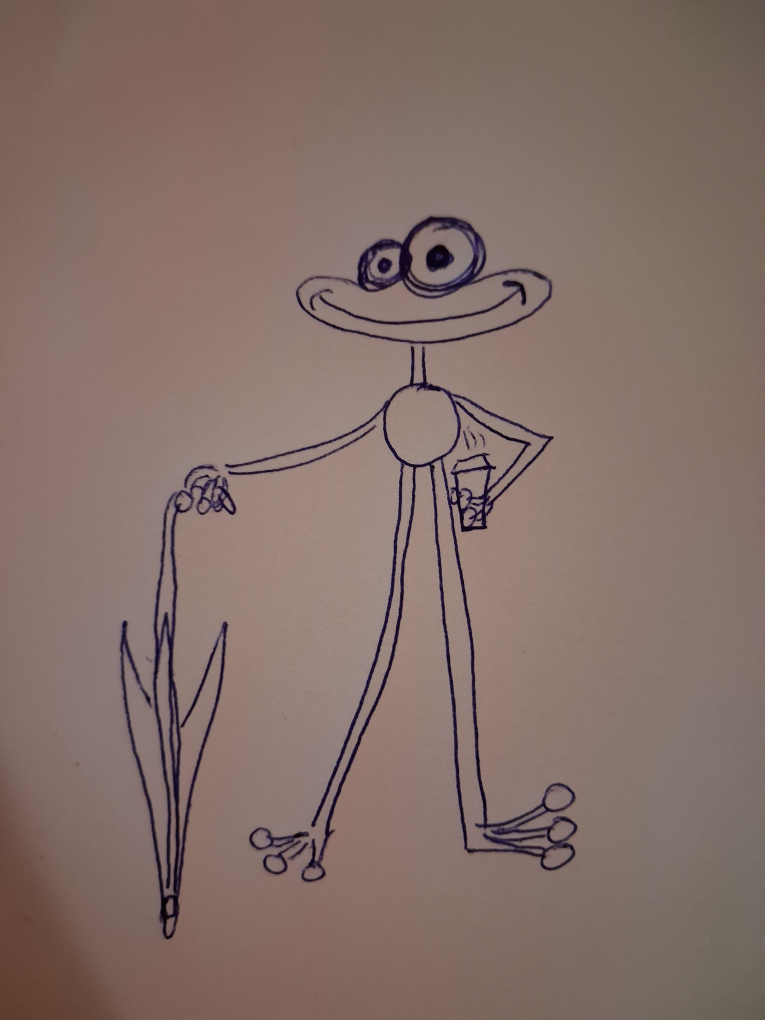
#> input picture art/frog/drawing.jpg, 3060 x 4080 px, found by its file name (shown at 1/4 size)
$ python trace_character.py art/frog/drawing.jpg '->' src/frog_ink.js '(+' out/frog_parts.png to 'check)'
#> lines starting #> are read from the running program, lines starting #| are printed output that depends on the picture; after the words box and inside, x2 and y2 are one past the last pixel; in counts of white or black regions, pixels touching at a corner belong together
#!/usr/bin/env python3
"""Turn a photographed ink drawing into the film's hero: trace the pen lines, cut them at the joints.

  python3 tools/trace_character.py            art/frog/drawing.jpg -> src/frog_ink.js  (+ out/frog_parts.png to check)

The ink is kept as drawn. The pen strokes become polygons (their exact outline, traced at sub-pixel
precision from the photo); nothing is redrawn or smoothed into a new style. The drawing is cut into:

  pieces  head (with its eyes, pupils and smile kept apart so the eyes can look and blink),
          body (the round belly), hand (the fingers), footL, footR:
          rigid, placed by an anchor point, drawn with a paper fill under the ink;
  tubes   neck, arm, legL, legR: the two parallel pen lines of a limb, straightened along the limb's
          own midline, so src/frog.js can lay them along any bent arm or leg of the skeleton.

Every coordinate below is a pixel of the photo, and only fits this drawing. For another drawing, photograph
it flat, then change PARTS: where the body circle is, rough midlines for the limbs, boxes for the rest.
Needs scikit-image for the sub-pixel tracing (pip install scikit-image).
"""
import json
import math
import pathlib
import sys

import numpy as np
from PIL import Image, ImageDraw, ImageOps
from scipy import ndimage as ndi

try:
    from skimage import measure
except ImportError:
    sys.exit('needs scikit-image: pip install scikit-image')

ROOT = pathlib.Path(__file__).resolve().parent.parent
SRC = pathlib.Path(sys.argv[1]) if len(sys.argv) > 1 else ROOT / 'art' / 'frog' / 'drawing.jpg'
OUT = ROOT / 'src' / 'frog_ink.js'

T_INK, BLUR = .42, 1.2          # ink = darker than 42 % against the paper around it, after a 1.2 px blur
SCALE = .00075                  # metres per photo pixel: makes him 1.96 m from feet to the top of his eyes
PAPER = '#f5f1e8'               # the paper inside him (the photo's paper, without the lamp's colour)

# ---------------------------------------------------------------- the frog, in photo pixels
PARTS = {
    'body': {'centre': (1689.4, 1700.5), 'radius': (120, 200)},
    'head': {'box': (1100, 800, 2300, 1382), 'anchor': (1672.0, 1381.0),      # anchor: where the neck meets the head
             'seeds': [(1672, 1335)]},                                          # inside the face: its outline has two pen lifts
    'neck': {'line': [(1673, 1545), (1673, 1460), (1672, 1375)], 'span': (12, 150), 'half': 45},
    'arm': {'line': [(1512, 1680), (1450, 1723), (1300, 1797), (1100, 1854), (1000, 1873), (950, 1878), (905, 1878)], 'span': (8, 610), 'half': 60},
    'legL': {'line': [(1634, 1850), (1631, 1900), (1601, 2200), (1583, 2400), (1544, 2600), (1479, 2800), (1396, 3000), (1356, 3100), (1317, 3200), (1290, 3290)], 'span': (14, 1440), 'half': 70},
    'legR': {'line': [(1751, 1850), (1753, 1900), (1790, 2200), (1814, 2400), (1840, 2600), (1855, 2800), (1865, 3000), (1873, 3100), (1888, 3200), (1895, 3290)], 'span': (14, 1432), 'half': 80},
    'footL': {'box': (940, 0, 1360, 3560), 'fill': [(1262, 3250), (1338, 3250), (1330, 3300), (1312, 3330), (1296, 3330), (1262, 3290)]},
    'footR': {'box': (1830, 0, 2340, 3520), 'fill': [(1866, 3270), (1942, 3270), (1990, 3296), (2050, 3322), (2092, 3372), (2098, 3394), (1868, 3394)]},
    'hand': {'box': (684, 1880, 968, 2068), 'wrist': (906.0, 1879.0),
             'cut': [(0, 2030, 712, 9999), (898, 0, 9999, 1904)],               # the umbrella shaft, the arm's own lines
             'crook': (700, 1840, 900, 1960)},                                     # the umbrella's crook over the fingers
    'mouth': {'side': (1990, 1262), 'front': (1560, 1290)},                        # where a cup meets the smile
    'cheek': (2045, 1188),                                                          # where the raindrop lands in the close-up
}
# the cup he holds in the drawing sits right of the long right leg: keep its lines out of the leg
CUP = lambda X, Y: (X > 1778 + .15 * (Y - 1880) + 12) & (Y > 1770) & (Y < 2140)


def load_dark(path):
    im = np.asarray(ImageOps.exif_transpose(Image.open(path)).convert('RGB')).astype(np.float32)
    H, W = im.shape[:2]

    def paper(ch):                      # the paper's own colour, from a closing that removes the thin pen lines
        small = ndi.grey_closing(ch[::8, ::8], size=(7, 7))
        return np.asarray(Image.fromarray(ndi.gaussian_filter(small, 3)).resize((W, H), Image.BILINEAR))
    bg = np.stack([paper(im[..., c]) for c in range(3)], -1)
    norm = np.clip(im / np.maximum(bg, 1), 0, 1.2)
    dark = np.clip(1 - norm @ np.array([.299, .587, .114], np.float32), 0, 1)
    core = dark > .75
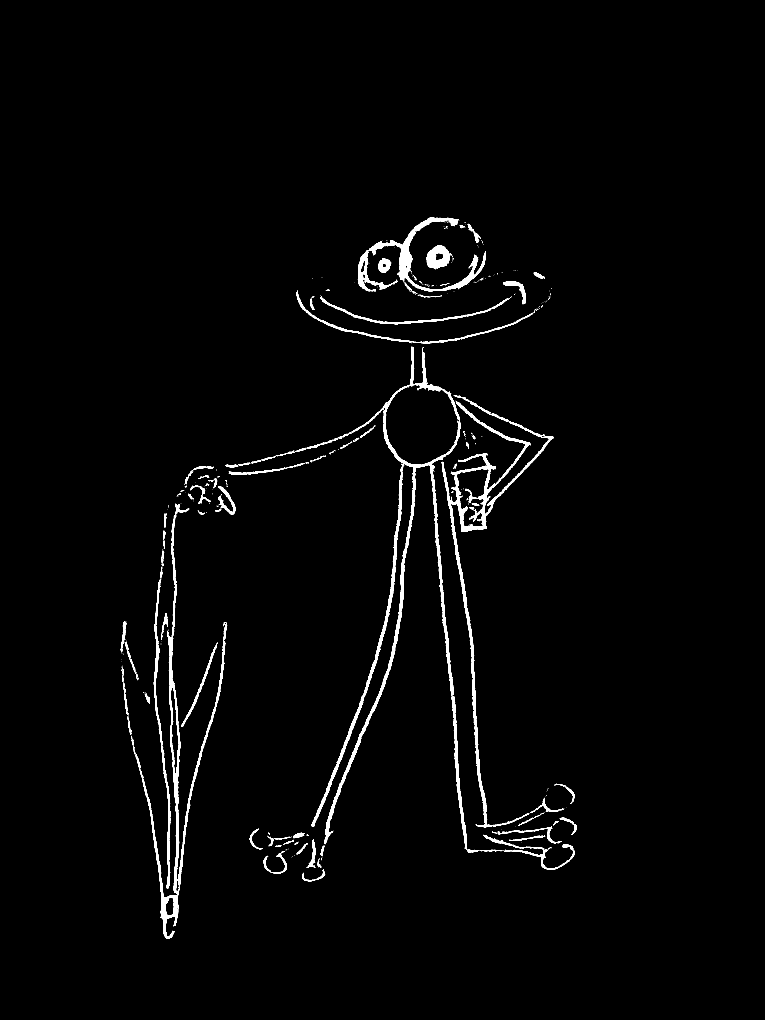
#> core: shape (4080, 3060) bool (shown at 1/4 size); 1.7% white; 801 white regions (640 under 20 px), largest, box (x1, y1, x2, y2) and area: (1296, 1386, 1868, 3397) 44004, (1766, 1604, 2213, 2754) 29748, (669, 2188, 909, 3577) 22294
    ink_rgb = np.median(np.clip(norm[core], 0, 1), 0) * 255
#> ink_rgb = [43.8, 24.87, 70.83]
    return ndi.gaussian_filter(dark, BLUR), '#%02x%02x%02x' % tuple(int(v) for v in ink_rgb)


dark, INK = load_dark(SRC)
#> INK = '#2b1846'
H, W = dark.shape
Y, X = np.mgrid[0:H, 0:W]
ink = dark > T_INK
#> ink: shape (4080, 3060) bool; 3.2% white; 22 white regions (3 under 20 px), largest, box (x1, y1, x2, y2) and area: (900, 1384, 2309, 3528) 172852, (480, 1898, 945, 3758) 104413, (1342, 865, 2190, 1194) 53884
lab, n = ndi.label(ink, structure=np.ones((3, 3)))
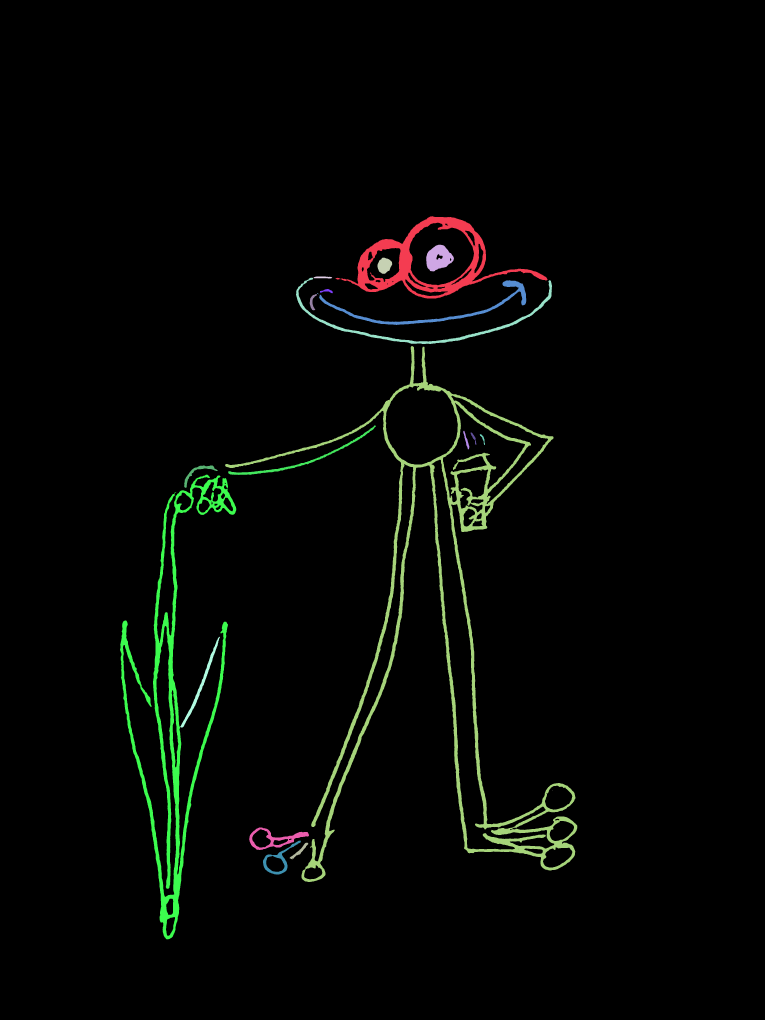
#> lab: shape (4080, 3060) int32 (shown at 1/4 size); 23 distinct labels, from 0 to 22; one colour per label, 0 black
#> n = 22
ink &= ndi.sum(ink, lab, range(n + 1))[lab] >= 40          # drop specks
lab, n = ndi.label(ink, structure=np.ones((3, 3)))
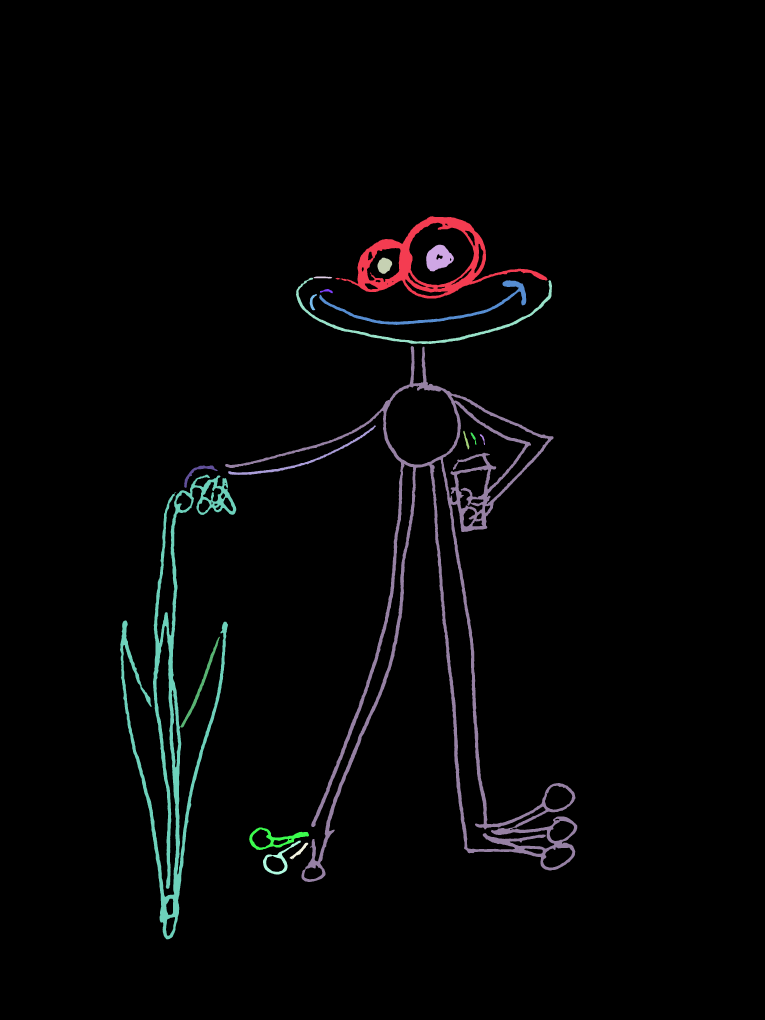
#> lab: shape (4080, 3060) int32 (shown at 1/4 size); 20 distinct labels, from 0 to 19; one colour per label, 0 black
#> n = 19
objs = ndi.find_objects(lab)
#> objs = 19 items


def comps_in(box):
    x0, y0, x1, y1 = box
    return [i for i, sl in enumerate(objs, 1) if sl is not None and sl[1].start >= x0 and sl[1].stop <= x1 and sl[0].start >= y0 and sl[0].stop <= y1]


def contours(F, level=T_INK, eps=.7):
    """closed sub-pixel outlines of a field (zero outside the part), as (x, y) photo pixels"""
    out = []
    for c in measure.find_contours(np.pad(F.astype(np.float32), 2), level):
        if len(c) < 8: continue
        c = measure.approximate_polygon(c, eps)
        if len(c) >= 4: out.append(np.c_[c[:, 1] - 2, c[:, 0] - 2])
    return out


def area(p):
    return .5 * abs(p[:, 0] @ np.roll(p[:, 1], 1) - p[:, 1] @ np.roll(p[:, 0], 1))


def bbox(mask, pad=7):
    ys, xs = np.nonzero(mask)
    return xs.min() - pad, xs.max() + pad, ys.min() - pad, ys.max() + pad


def rel(P, anchor):                     # photo pixels -> part pixels, y up
    return [(float(x - anchor[0]), float(anchor[1] - y)) for x, y in P]


def piece(region, anchor, fill_close=4, extra_fill=(), seeds=()):
    """a rigid part: the ink inside region, and a paper fill for whatever the lines enclose.
    seeds: points inside a shape whose outline has small gaps where the pen lifted; the paper floods out from
    there but cannot squeeze through a gap narrower than 14 px (the ink keeps its gaps)"""
    x0, x1, y0, y1 = bbox(ink & region)
    sl = (slice(y0, y1), slice(x0, x1))
    ink_p = [p + [x0, y0] for p in contours(np.where(region[sl], dark[sl], 0))]
    walls = (ink & region)[sl]
    m = ndi.binary_fill_holes(ndi.binary_closing(walls, iterations=fill_close))
    if seeds:
        open_ = ndi.binary_erosion(~walls, iterations=7)
        lab_, _ = ndi.label(open_)
        for sx, sy in seeds:
            k = lab_[int(sy) - y0, int(sx) - x0]
            if k: m |= ndi.binary_dilation(lab_ == k, iterations=8) & ~walls | (ndi.binary_dilation(lab_ == k, iterations=8) & walls)
    m = ndi.binary_erosion(m, iterations=3)                 # the fill's edge runs inside the outer line
    fill_p = [p + [x0, y0] for p in contours(ndi.gaussian_filter(m.astype(np.float32), 1.5), .5, 1.2)]
    fill_p = [p for p in fill_p if area(p) > 400] + [np.array(q, float) for q in extra_fill]
    return {'ink': [rel(p, anchor) for p in ink_p], 'fill': [rel(p, anchor) for p in fill_p]}


def midline(rough, half, step=6):
    """the midline between a tube's two pen lines, found from a rough polyline"""
    rough = np.asarray(rough, float)
    seg = np.diff(rough, axis=0); segL = np.hypot(*seg.T); cum = np.r_[0, np.cumsum(segL)]
    out = []
    for s in np.arange(0, cum[-1], step):
        k = min(np.searchsorted(cum, s, 'right') - 1, len(seg) - 1)
        p = rough[k] + seg[k] * (s - cum[k]) / segL[k]; d = seg[k] / segL[k]; nrm = np.array([-d[1], d[0]])
        vs = np.arange(-half, half + 1)
        on = ndi.map_coordinates(dark, [p[1] + vs * nrm[1], p[0] + vs * nrm[0]], order=1) > T_INK
        runs, i = [], 0
        while i < len(on):
            if on[i]:
                j = i
                while j + 1 < len(on) and on[j + 1]: j += 1
                runs.append((vs[i] + vs[j]) / 2); i = j + 1
            else: i += 1
        neg, pos = [r for r in runs if r < 0], [r for r in runs if r > 0]
        out.append(p + nrm * (max(neg) + min(pos)) / 2 if neg and pos else p)
    out = np.array(out)
    return np.stack([ndi.gaussian_filter1d(out[:, c], 3, mode='nearest') for c in (0, 1)], 1)


def project(P, C):
    """(u, v) of points on a polyline: u = arc length, v = distance, + on the left going along it (y up)"""
    P = np.asarray(P, float)
    seg = np.diff(C, axis=0); segL = np.hypot(*seg.T); cum = np.r_[0, np.cumsum(segL)]; d = seg / segL[:, None]
    out = np.zeros((len(P), 2))
    for a in range(0, len(P), 4000):
        Q = P[a:a + 4000]
        t = np.clip(((Q[:, None, :] - C[None, :-1, :]) * d[None]).sum(2), 0, segL[None])
        foot = C[None, :-1, :] + d[None] * t[..., None]
        dist = np.hypot(*(Q[:, None, :] - foot).transpose(2, 0, 1))
        k = np.argmin(dist, 1); r = np.arange(len(Q)); f = foot[r, k]; dk = d[k]
        crs = dk[:, 0] * (Q[:, 1] - f[:, 1]) - dk[:, 1] * (Q[:, 0] - f[:, 0])
        out[a:a + 4000] = np.c_[cum[k] + t[r, k], -np.sign(crs) * dist[r, k]]
    return out


def along(C, s):
    seg = np.diff(C, axis=0); segL = np.hypot(*seg.T); cum = np.r_[0, np.cumsum(segL)]
    k = min(np.searchsorted(cum, s, 'right') - 1, len(seg) - 1)
    d = seg[k] / segL[k]
    return C[k] + seg[k] * (s - cum[k]) / segL[k], d


def tube(spec, exclude):
    """a limb's two pen lines, straightened: u from the root (body end), v across; plus the paper between them"""
    half, (u0, u1) = spec['half'], spec['span']
    C = midline(spec['line'], half + 5)
    x0, x1 = int(C[:, 0].min() - half - 5), int(C[:, 0].max() + half + 6)
    y0, y1 = int(C[:, 1].min() - half - 5), int(C[:, 1].max() + half + 6)
    left, right = [], []
    for s in np.linspace(u0, u1, max(3, int((u1 - u0) / 4))):
        p, d = along(C, s); nrm = np.array([-d[1], d[0]])
        left.append(tuple(p + nrm * half - [x0, y0])); right.append(tuple(p - nrm * half - [x0, y0]))
    img = Image.new('L', (x1 - x0, y1 - y0), 0)
    ImageDraw.Draw(img).polygon(left + right[::-1], fill=1)
    band = np.asarray(img).astype(bool) & ~exclude[y0:y1, x0:x1]
    ink_uv = []
    for p in contours(np.where(band, dark[y0:y1, x0:x1], 0), eps=.6):
        uv = project(p + [x0, y0], C); uv[:, 0] -= u0
        ink_uv.append([(float(u), float(v)) for u, v in uv])
    # the paper between the lines: the middle of each line, sample by sample along the limb
    rows = []
    for s in np.arange(u0, u1 + 1e-6, 8):
        p, d = along(C, s); nrm = np.array([-d[1], d[0]])
        vs = np.arange(-half, half + 1)
        on = ndi.map_coordinates(dark, [p[1] + vs * nrm[1], p[0] + vs * nrm[0]], order=1) > T_INK
        lo = hi = half
        while lo > 0 and not on[lo]: lo -= 1
        while hi < len(on) - 1 and not on[hi]: hi += 1
        lo2, hi2 = lo, hi
        while lo2 > 0 and on[lo2]: lo2 -= 1
        while hi2 < len(on) - 1 and on[hi2]: hi2 += 1
        rows.append([s - u0, -vs[(hi + hi2) // 2], -vs[(lo + lo2) // 2]])
    rows = np.array(rows, float)
    w = rows[:, 2] - rows[:, 1]; med = np.median(w); bad = (w > med * 1.35) | (w < med * .35)
    good = np.nonzero(~bad)[0]
    for j in np.nonzero(bad)[0]: rows[j, 1:] = rows[good[np.argmin(np.abs(good - j))], 1:]
    for c in (1, 2): rows[:, c] = ndi.gaussian_filter1d(rows[:, c], 1.5, mode='nearest')
    fill = [(u, a) for u, a, b in rows] + [(u, b) for u, a, b in rows[::-1]]
    root, _ = along(C, u0); end, dend = along(C, u1)
    return {'L': float(u1 - u0), 'ink': ink_uv, 'fill': [fill]}, root, end, dend


parts = {}
# ---- body: follow the drawn circle's own centre line (polar, a Viterbi ridge), keep its stroke, trim the limbs off it
cx, cy = PARTS['body']['centre']
R = np.hypot(X - cx, Y - cy); TH = np.arctan2(Y - cy, X - cx)
nb = 720; th = (np.arange(nb) + .5) / nb * 2 * np.pi - np.pi
rs = np.arange(*PARTS['body']['radius'], .5); nr = len(rs)
prof = np.array([ndi.map_coordinates(dark, [cy + rs * np.sin(a), cx + rs * np.cos(a)], order=1) for a in th])
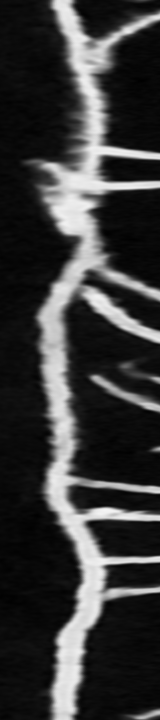
#> prof: shape (720, 160) float32; min 0.00231, max 0.958, mean 0.224


def ridge(Pm, J=3):
#> called with J = 3
    cost = -Pm[0].copy(); back = np.zeros(Pm.shape, int)
#> after `cost = -Pm[0].copy()`: cost = 160 values, max -0.0275 at index 95, min -0.892 at index 59, mean -0.186
    for i in range(1, len(Pm)):
        best = np.full(nr, np.inf); arg = np.zeros(nr, int)
        for dj in range(-J, J + 1):
            sh = np.roll(cost, dj) + .02 * abs(dj)
            if dj > 0: sh[:dj] = np.inf
            if dj < 0: sh[dj:] = np.inf
            m = sh < best; best[m] = sh[m]; arg[m] = (np.arange(nr) - dj)[m]
        cost = best - Pm[i]; back[i] = arg
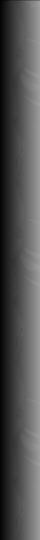
#> back: shape (2160, 160) int64 (shown at 1/4 size); min 0, max 159, mean 79.5
    path = np.zeros(len(Pm), int); path[-1] = np.argmin(cost)
#> after `path = np.zeros(len(Pm), int)`: path = 2160 values from 0 to 0
    for i in range(len(Pm) - 1, 0, -1): path[i - 1] = back[i, path[i]]
#> this loop made 2159 passes
#> i on passes 1 to 3: 2159, 2158, 2157
#> after the loop, path = 2160 values, max 95 at index 114, min 47 at index 313, mean 73.3
    return path


path = ridge(np.r_[prof, prof, prof])[nb:2 * nb]
#> path = 720 values, max 95 at index 114, min 47 at index 313, mean 73.3
rin, rout = np.zeros(nb), np.zeros(nb)
for i in range(nb):
    a = b = path[i]
    while a > 0 and prof[i, a - 1] > T_INK and rs[path[i]] - rs[a - 1] <= 9: a -= 1
    while b < nr - 1 and prof[i, b + 1] > T_INK and rs[b + 1] - rs[path[i]] <= 9: b += 1
    rin[i], rout[i] = rs[a] - 1.5, rs[b] + 1.5
#> this loop made 720 passes
#> after the loop, rin = 720 values, max 161.5 at index 141, min 137 at index 316, mean 148.9; rout = 720 values, max 177.5 at index 147, min 152 at index 318, mean 163.9
bins = ((TH + np.pi) / (2 * np.pi) * nb).astype(int) % nb
ring = (R >= rin[bins]) & (R <= rout[bins])
#> ring: shape (4080, 3060) bool; 0.12% white; 1 white region, box (x1, y1, x2, y2) and area: (1531, 1528, 1845, 1872) 14756
x0, x1, y0, y1 = bbox(ring & ink)
#> in bbox, `ys, xs = np.nonzero(mask)`: ys = 12695 values from 1528 to 1871; xs = 12695 values, max 1843 at index 6782, min 1531 at index 5336, mean 1684
#> x0 = 1524; x1 = 1850; y0 = 1521; y1 = 1878
rmid = rs[path]
#> rmid = 720 values, max 167.5 at index 114, min 143.5 at index 313, mean 156.6
parts['body'] = {'ink': [rel(p + [x0, y0], (cx, cy)) for p in contours(np.where(ring, dark, 0)[y0:y1, x0:x1])],
                 'fill': [rel([(cx + rmid[b] * math.cos(th[b]), cy + rmid[b] * math.sin(th[b])) for b in range(0, nb, 3)], (cx, cy))],
                 'r': float(np.median(rmid))}
#> the loop in contours, `for c in measure.find_contours(np.pad(F.astype(np.float32), 2), level):` made 2 passes
#> after the loop in contours, `for c in measure.find_contours(np.pad(F.astype(np.float32), 2), level):`: out = 2 point arrays, longest 114 points
body_disc = R < rout[bins] + 2
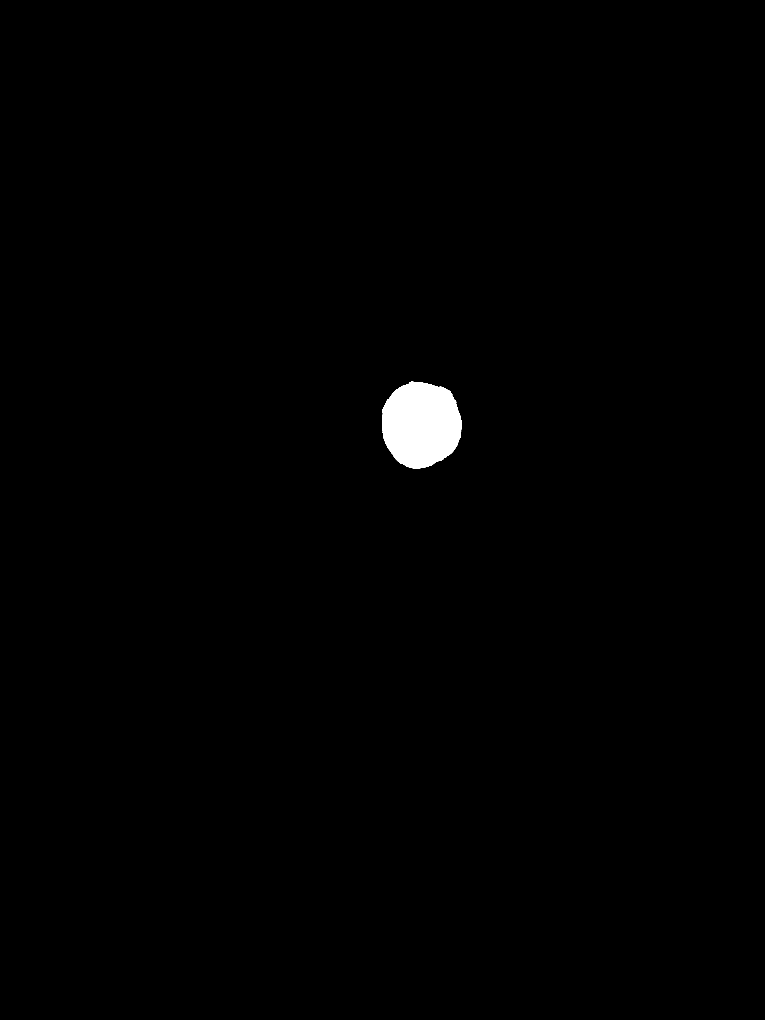
#> body_disc: shape (4080, 3060) bool (shown at 1/4 size); 0.69% white; 1 white region, box (x1, y1, x2, y2) and area: (1529, 1526, 1847, 1874) 86624

# ---- head: everything above the neck; the pupils and the smile kept apart
hx0, hy0, hx1, hy1 = PARTS['head']['box']; HA = PARTS['head']['anchor']
head_region = (Y > hy0) & (Y < hy1) & (X > hx0) & (X < hx1)
pupils, smile = [], []
for i in comps_in((hx0, hy0, hx1, hy1 + 1)):
    ys, xs = objs[i - 1]; w, h = xs.stop - xs.start, ys.stop - ys.start
    a = (lab[objs[i - 1]] == i).sum(); mid = (ys.start + ys.stop) / 2
    if a > 1500 and a / (w * h) > .45 and mid < 1110: pupils.append(i)         # solid blobs up in the eyes
    elif ys.start > 1110 and ys.stop < 1310 and h < 200: smile.append(i)         # the curve (and its curls) across the face
#> this loop made 8 passes
#> (w, h, a, mid) on passes 1 to 8: (848, 329, 53884, 1029.5), (111, 107, 7827, 1032.5), (59, 65, 2739, 1062.5), (75, 8, 468, 1110), (1024, 265, 13342, 1243.5), (828, 179, 12717, 1210.5), (51, 17, 411, 1164.5), (28, 65, 748, 1208.5)
#> after the loop, pupils = [2, 3]; smile = [6, 7, 8]
#> (the rest of the program and of its run is left out)
